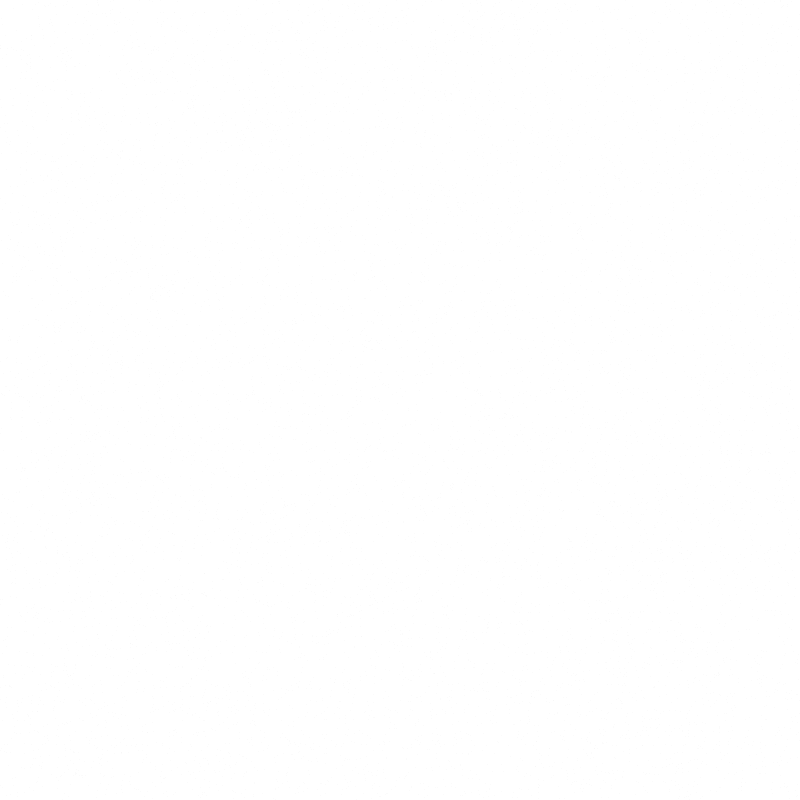
Frame 1 (no input)
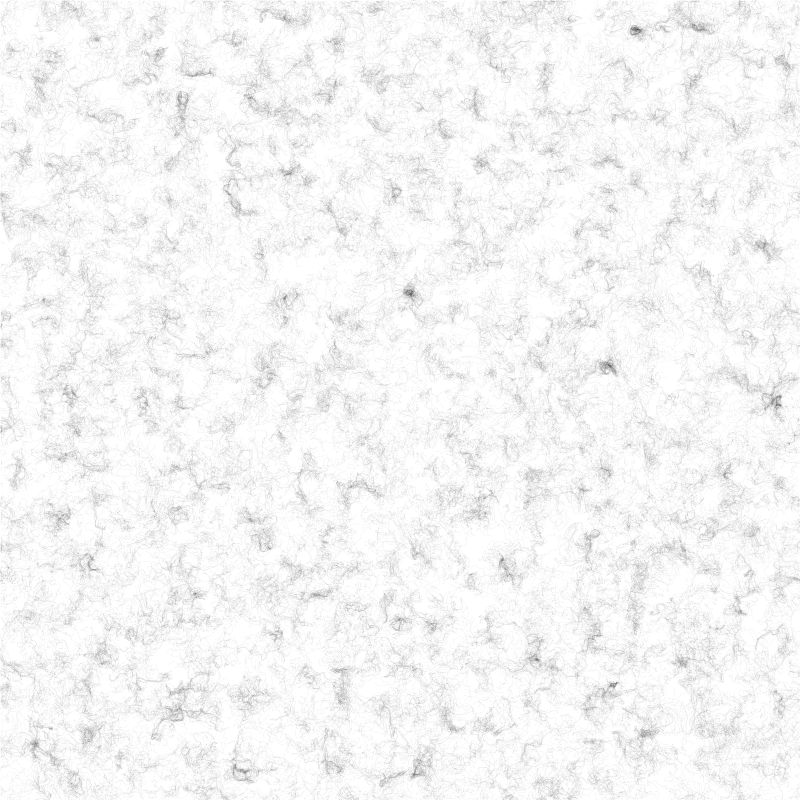
Frame 60 (the mouse pressed at the canvas centre just before this capture)
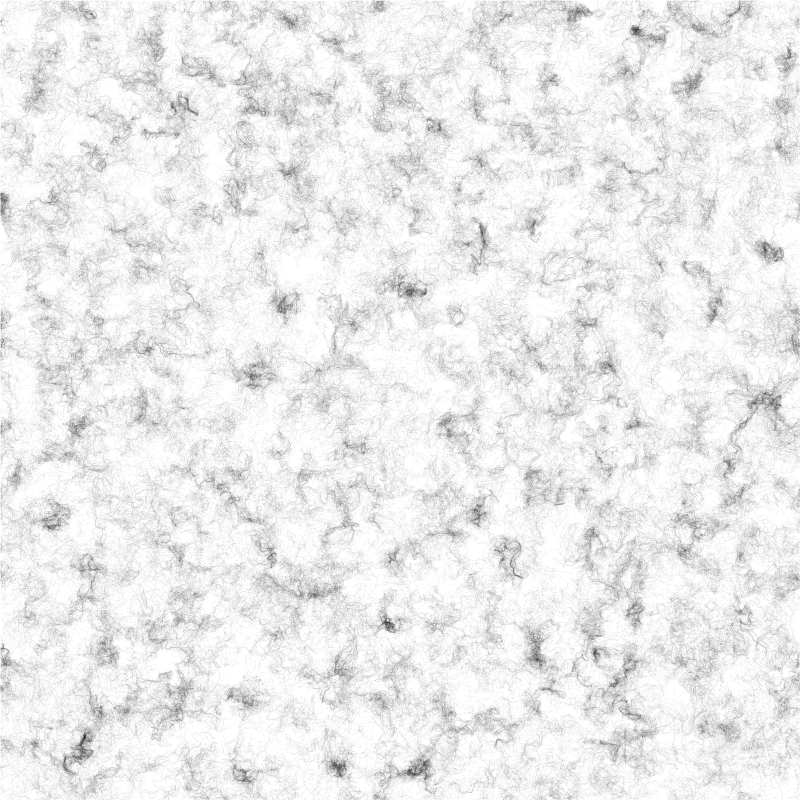
Frame 120 (the mouse held since frame 60 and released just before this capture)

The Processing sketch that drew these frames (run headless with seeded random() and noise(); from frame 60 on, the mouse is pressed at the canvas centre):

// Processing sketch: CodingTrain24FlowField
// ── CodingTrain24FlowField.pde
float inc = 0.1;
int scl = 5;
int cols, rows;

Particle[] particles;
PVector[][] flowfield;

float zoff = 0;

void setup() {
  size(800, 800); 
  cols = ceil(width/scl);
  rows = ceil(height/scl);
  background(255);
  
  particles = new Particle[10000];
  for (int i = 0; i < particles.length; i++) {
    particles[i] = new Particle();
  }
  
  flowfield = new PVector[cols][rows];
}

void draw() {
  //randomSeed(10);
  float yoff = 0;
  for (int y = 0; y < rows; y++) {
    float xoff = 0;
    for (int x = 0; x < cols; x++) {
      float angle = noise(xoff, yoff, zoff) * TWO_PI * 4;
      //println(angle + " " + xoff + " " + yoff);
      PVector v = PVector.fromAngle(angle);
      v.setMag(1);
      flowfield[x][y] = v;
      xoff += inc;
      /*stroke(0, 50);
      push();
      translate(x* scl, y * scl);
      rotate(v.heading());
      strokeWeight(1);
      line(0, 0, scl, 0);
      pop();*/
    }
    yoff += inc;
    
    zoff += 0.001;
  }
  
  strokeWeight(4);
  for (int i = 0; i < particles.length; i++) {
    particles[i].update();
    particles[i].show();
    follow(particles[i]);
  }
  
}

void follow(Particle p) {
  p.edges();
  int x = floor(p.pos.x / scl);
  int y = floor(p.pos.y / scl);
  //println(p.pos.x+ " " +p.pos.y);
  PVector force = flowfield[x][y];
  p.applyForce(force);
}

// ── Particle.pde
class Particle {
  PVector pos, vel, acc, prev;
  float maxSpeed = 1;
  
  Particle() {
    pos = new PVector(random(width), random(height));
    vel = new PVector(0, 0);
    acc = new PVector(0, 0);
    prev = pos.copy();
  }
  
  void update() {
    updatePrev();
    vel.add(acc);
    pos.add(vel);
    acc.mult(0);
    vel.limit(maxSpeed);
  }
  
  void updatePrev()
  {
    prev.x = pos.x;
    prev.y = pos.y;
  }
  
  void applyForce(PVector force) {
    acc.add(force);
  }
  
  void show() {
    stroke(0, 5);
    strokeWeight(1);
    edges();
    line (pos.x, pos.y, prev.x, prev.y);
    //point(pos.x, pos.y);
    updatePrev();
  }
  
  void edges() {
    if (pos.x >= width) {
      pos.x = 1;
      updatePrev();
    }
    if (pos.x <= 0) {
      pos.x = width - 1;
      updatePrev();  
    }
    if (pos.y >= height) {
      pos.y = 1;
      updatePrev();
    }
    if (pos.y <= 0) {
      pos.y = height - 1;
      updatePrev();
    }
  }  
}
